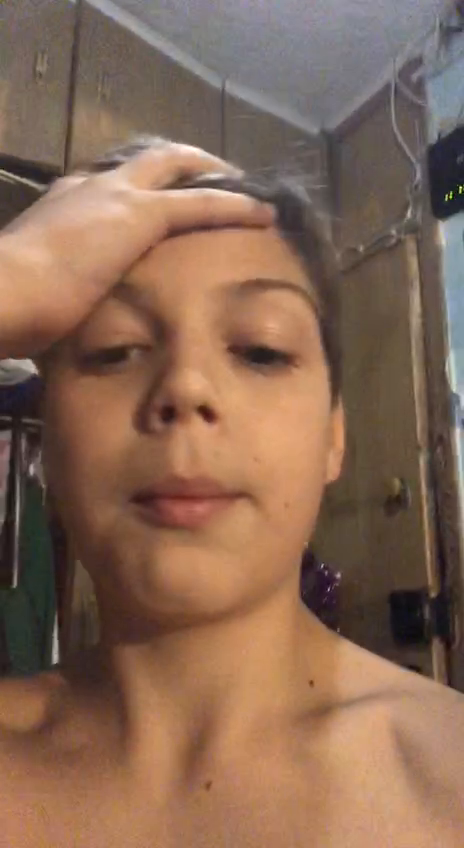
#> input picture frame 8 of video.MOV, 464 x 848 px
$ python video.py
#> lines starting #> are read from the running program, lines starting #| are printed output that depends on the picture; after the words box and inside, x2 and y2 are one past the last pixel; in counts of white or black regions, pixels touching at a corner belong together
# https://github.com/opencv/opencv/blob/4.x/data/haarcascades/haarcascade_frontalface_default.xml

import cv2
import cv2.data

face_cascades = cv2.CascadeClassifier(cv2.data.haarcascades + 'haarcascade_frontalface_default.xml')

'''img = cv2.imread('face.jpg')
# img = cv2.imread('face.jpg')
img_gray = cv2.cvtColor(img, cv2.COLOR_BGR2GRAY)

faces = face_cascades.detectMultiScale(img_gray)

for (x, y, w, h) in faces:
    cv2.rectangle(img, (x, y), (x + w, y + h), (255, 0, 255), 2)

cv2.imshow('Result', img)

cv2.waitKey(0)'''

cap = cv2.VideoCapture('video.MOV')

while True:
    success, frame = cap.read()
#> frame is the input picture: shape (848, 464, 3); mean B, G, R 85, 104.3, 135.7
    img_gray = cv2.cvtColor(frame, cv2.COLOR_BGR2GRAY)
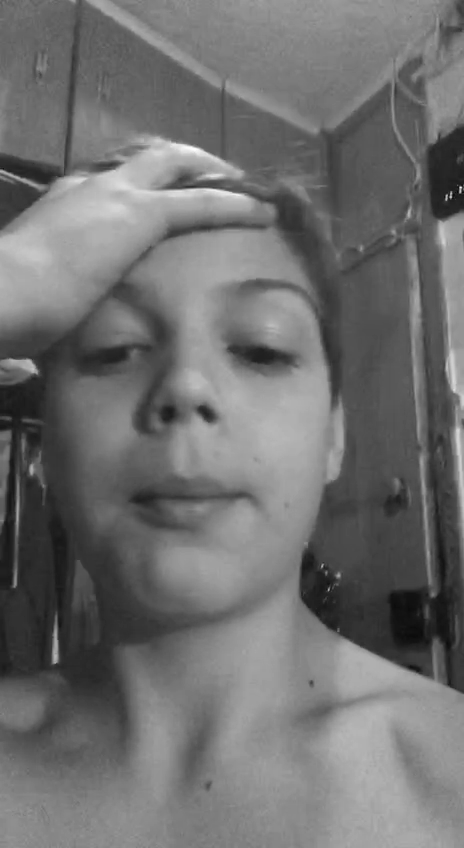
#> img_gray: shape (848, 464); min 9, max 254, mean 111.5
    faces = face_cascades.detectMultiScale(img_gray)
#> faces = [[12, 218, 374, 374]]

    for (x, y, w, h) in faces:
        cv2.rectangle(frame, (x, y), (x + w, y + h), (255, 0, 255), 2)
#> this loop made 1 pass
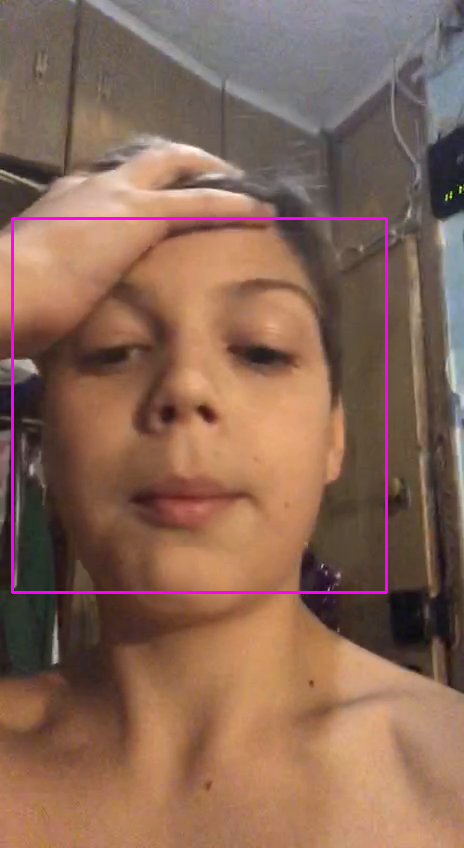
#> frame: shape (848, 464, 3); 1.14% of pixels changed, all inside (x1, y1, x2, y2) = (11, 217, 388, 594)

    cv2.imshow('Result', frame)

    if cv2.waitKey(20) & 0xff == ord('q'):
#> (key q is pressed here)
        break

$ run again, starting later in the video
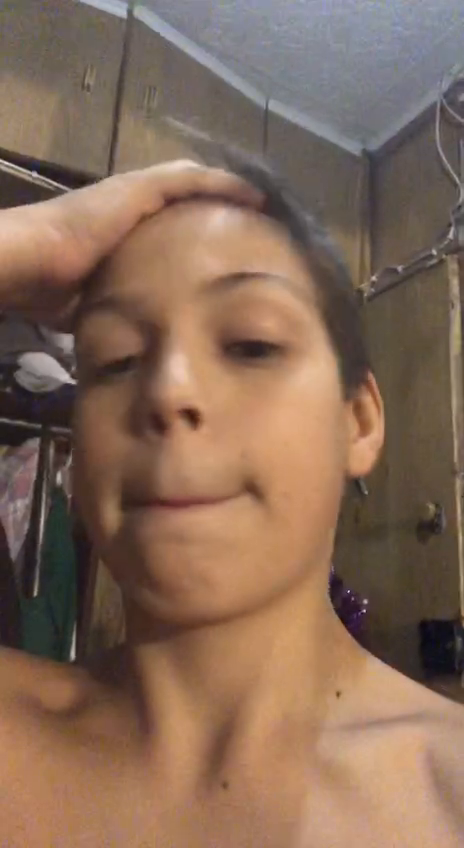
#> input picture frame 38 of video.MOV, 464 x 848 px
#> frame is the input picture: shape (848, 464, 3); mean B, G, R 88.4, 106.3, 133.7
#> `img_gray = cv2.cvtColor(frame, cv2.COLOR_BGR2GRAY)`:
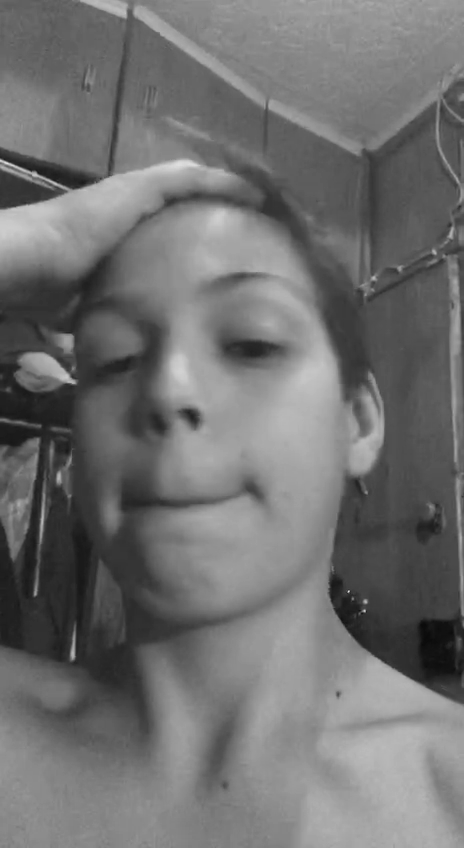
#> img_gray: shape (848, 464); min 10, max 225, mean 112.5
#> faces = [[104, 421, 200, 200]]
#> the loop `for (x, y, w, h) in faces:` made 1 pass
#> after the loop `for (x, y, w, h) in faces:`:
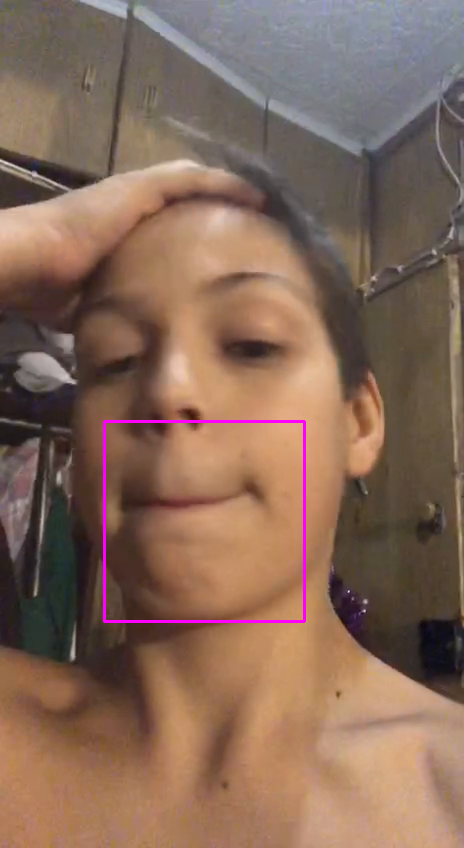
#> frame: shape (848, 464, 3); 0.61% of pixels changed, all inside (x1, y1, x2, y2) = (103, 420, 306, 623)

$ run again, starting later in the video
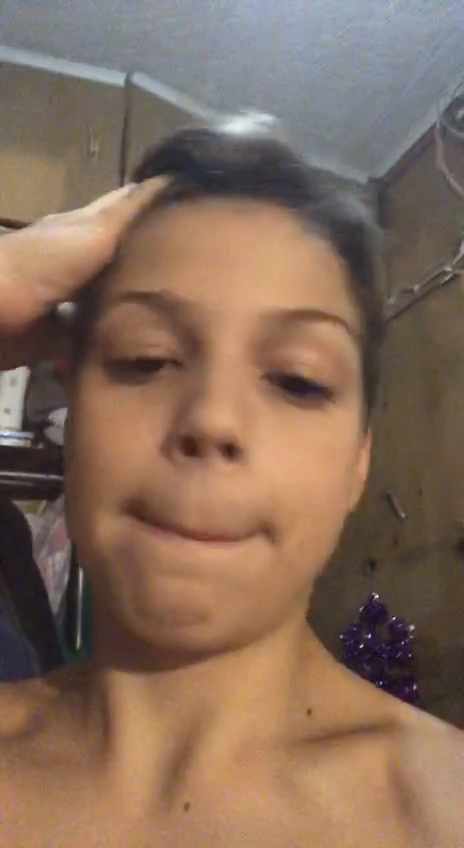
#> input picture frame 68 of video.MOV, 464 x 848 px
#> frame is the input picture: shape (848, 464, 3); mean B, G, R 91.2, 108.3, 133.5
#> `img_gray = cv2.cvtColor(frame, cv2.COLOR_BGR2GRAY)`:
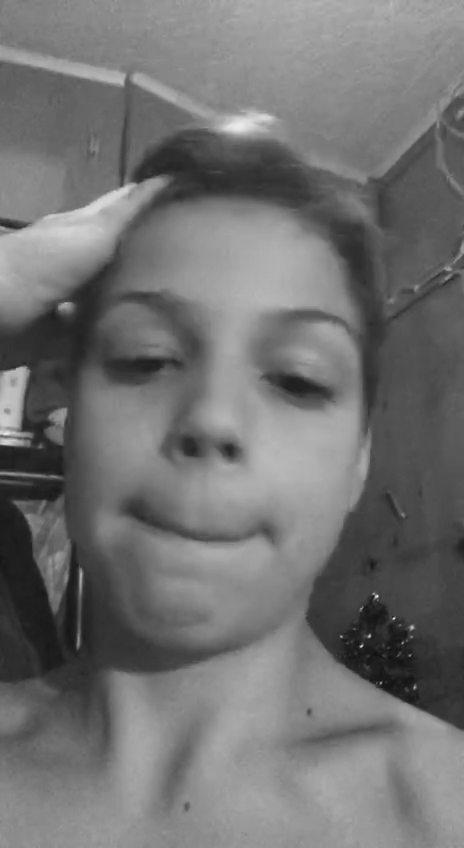
#> img_gray: shape (848, 464); min 10, max 248, mean 113.9
#> faces = [[32, 223, 383, 383]]
#> the loop `for (x, y, w, h) in faces:` made 1 pass
#> after the loop `for (x, y, w, h) in faces:`:
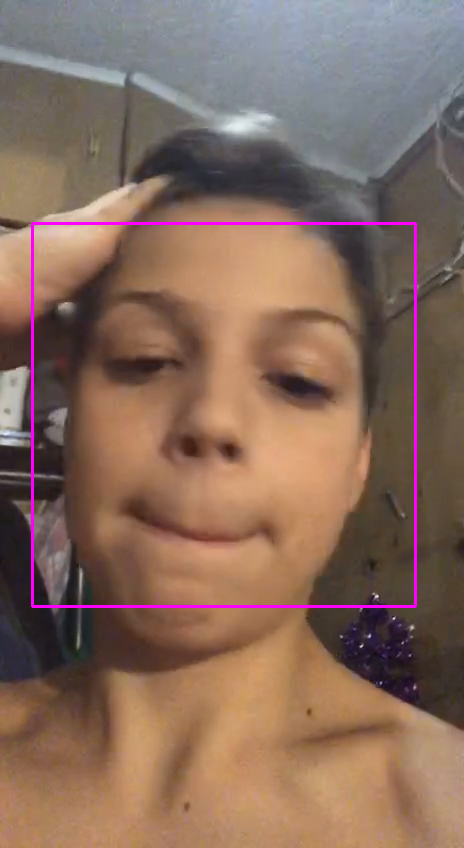
#> frame: shape (848, 464, 3); 1.17% of pixels changed, all inside (x1, y1, x2, y2) = (31, 222, 417, 608)
